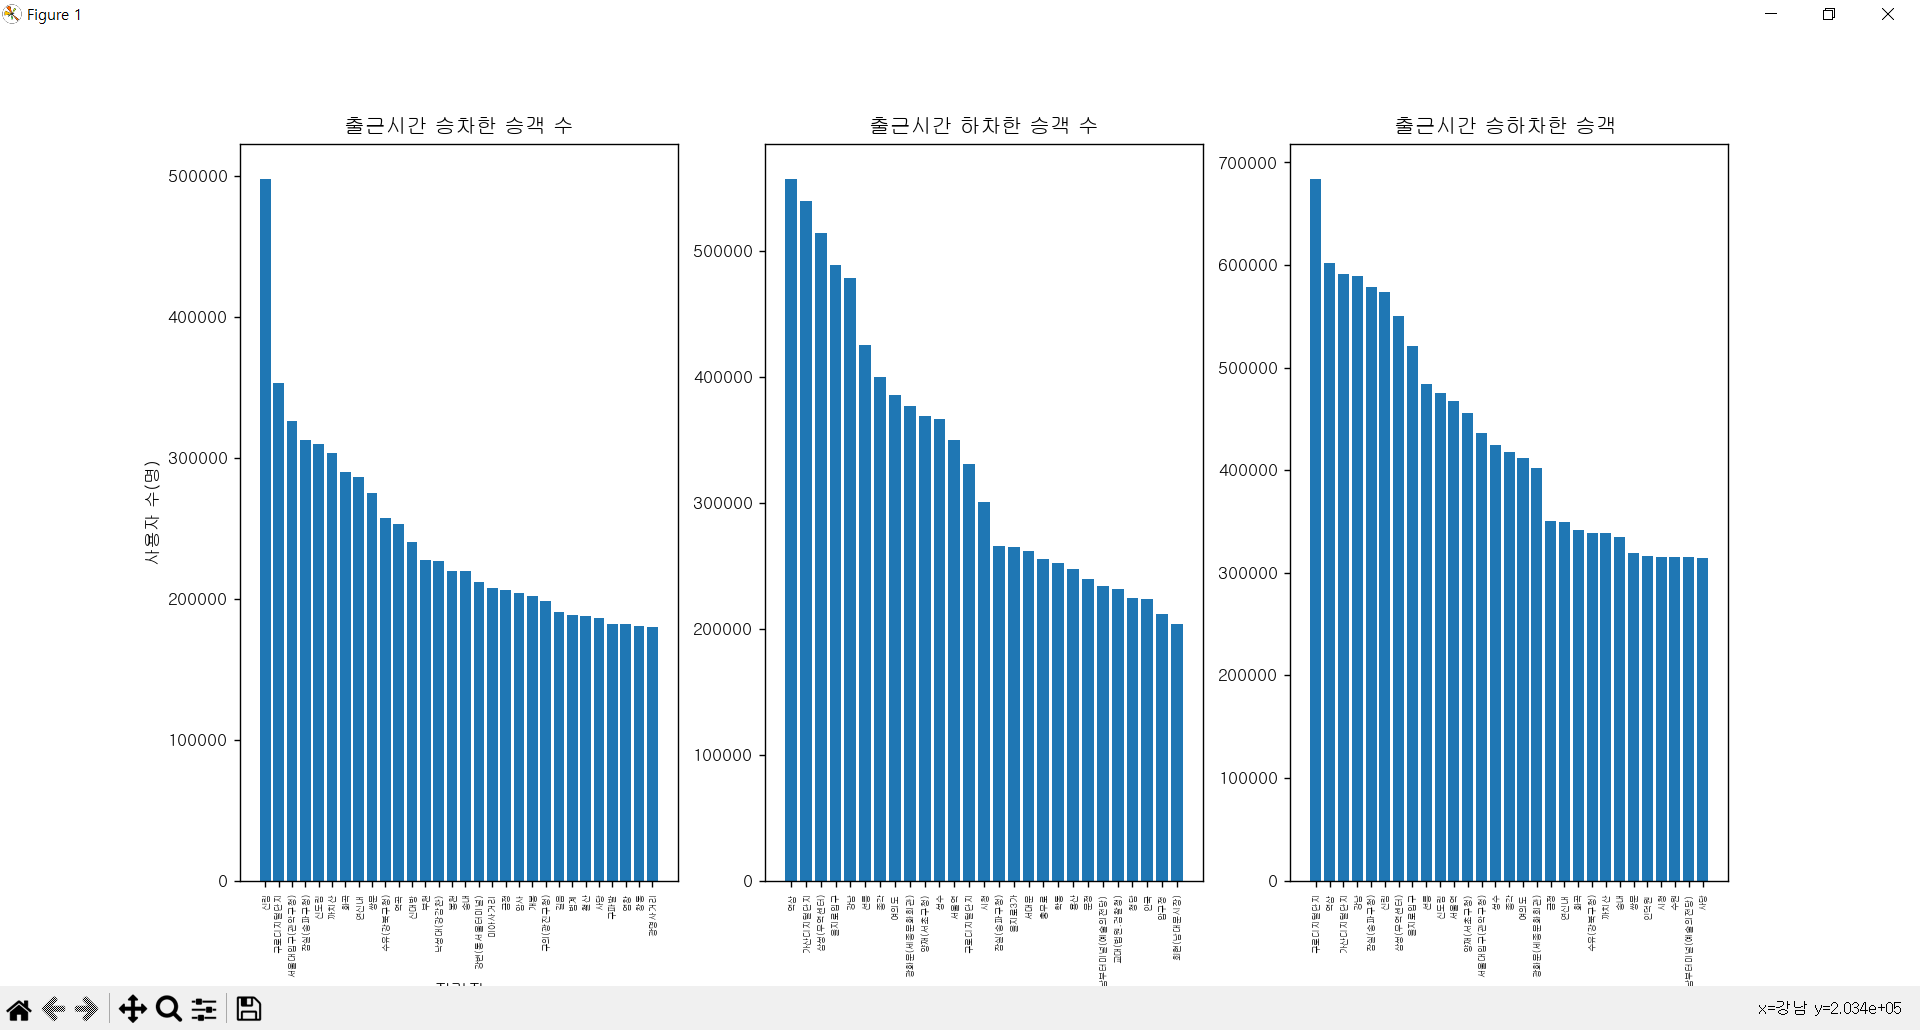

Python code for this plot:
import csv
import matplotlib.pyplot as plt

from matplotlib import font_manager, rc
font_path = "C:/Windows/Fonts/NGULIM.TTF"
font = font_manager.FontProperties(fname=font_path).get_name()
rc('font', family=font)


if __name__ == "__main__":

    f = open('q4.csv', encoding='utf-8')
    data = csv.reader(f)


    riding = []
    quit = []
    riding_quit = []
    r = []
    q = []
    rq = []
    for row in data:
        for i in range(4,8):
            row[i] = int(row[i])
        riding.append(row[4]+row[6])
        quit.append(row[5]+row[7])
        riding_quit.append(row[4]+row[5]+row[6]+row[7])
        r.append(row[3])
        q.append(row[3])
        rq.append(row[3])
        
    riding2 = riding.copy()
    quit2 = quit.copy()
    riding_quit2 = riding_quit.copy()
    riding.sort()
    quit.sort()
    riding_quit.sort()
    riding_quit.reverse()
    riding.reverse()
    quit.reverse()
    
    subway_r = []
    subway_q = []
    subway_rq = []
    r2 = []
    q2 = []
    rq2 = []

    plt.subplot(1,3,1)
    for i in range(0,30):
        idx = riding2.index(riding[i])
        subway_r.append(riding2[idx])
        r2.append(r[idx])
    plt.title('출근시간 승차한 승객 수')
    plt.xlabel('정거장')
    plt.ylabel('사용자 수(명)')
    plt.xticks(rotation=90,fontsize=5)
    plt.bar(r2, subway_r)

    plt.subplot(1,3,2)
    for i in range(0,30):
        idx = quit2.index(quit[i])
        subway_q.append(quit2[idx])
        q2.append(q[idx])
    plt.title('출근시간 하차한 승객 수')
    plt.xlabel('정거장')
    plt.xticks(rotation=90, fontsize=5)
    plt.bar(q2, subway_q)

    plt.subplot(1,3,3)
    for i in range(0,30):
        idx = riding_quit2.index(riding_quit[i])
        subway_rq.append(riding_quit2[idx])
        rq2.append(rq[idx])
    plt.title('출근시간 승하차한 승객 ')
    plt.xlabel('정거장')
    plt.xticks(rotation=90, fontsize=5)
    plt.bar(rq2, subway_rq)

    plt.show()
    
        


            
